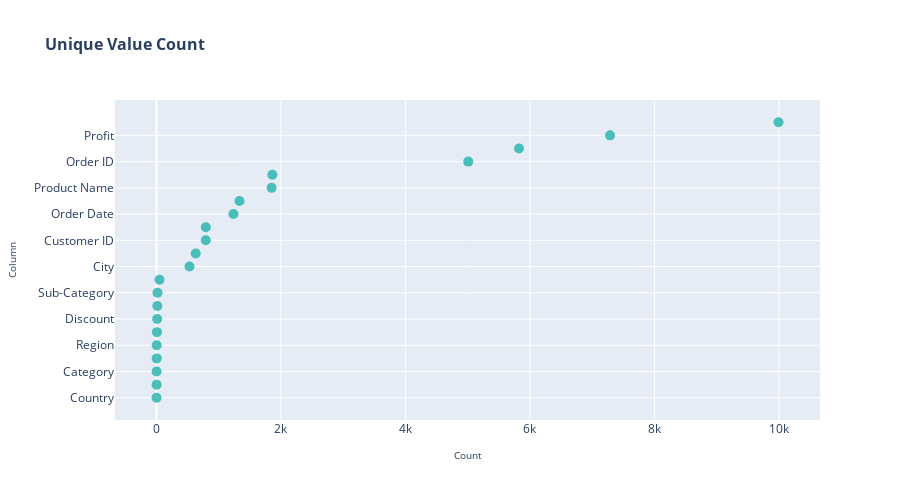

Source (notebook cell):
### Code cell
cols = ['Row ID', 'Order ID', 'Order Date', 'Ship Date','Customer ID', 'Customer Name','City',
       'Postal Code', 'Product ID','Product Name']
df_ = pd.DataFrame({'column': df.columns, 'n_unique': [df[col].nunique() for col in df.columns]}).sort_values(by='n_unique', ascending= True)

fig = px.scatter(
    df_,
    x='n_unique',
    y='column',
    orientation='h',
    title='Unique Value Count',
)

fig.update_traces(
    marker=dict(
        size=10,
        color='LightSeaGreen',
        opacity=0.8
    )
)

fig.update_layout(
    xaxis_title='Count',
    yaxis_title='Column',
    title_font=dict(size=16, weight='bold'),
    height=500,
    
    showlegend=False
)

fig.update_xaxes(
    title_font=dict(size=10),
    tickfont=dict(size=12)
)

fig.update_yaxes(
    title_font=dict(size=10),
    tickfont=dict(size=12)
)


fig.show()

### Figure 1 — Plotly figure (JSON) as saved in the notebook; plotly's stock layout.template omitted (floating-point values rounded to 4 significant figures)
{"data": [{"hovertemplate": "n_unique=%{x}<br>column=%{y}<extra></extra>", "legendgroup": "", "marker": {"color": "LightSeaGreen", "opacity": 0.8, "size": 10, "symbol": "circle"}, "mode": "markers", "name": "", "orientation": "h", "showlegend": false, "type": "scatter", "x": [1, 3, 3, 4, 4, 8, 12, 14, 17, 49, 531, 631, 793, 793, 1237, 1334, 1850, 1862, 5009, 5825, 7287, 9994], "xaxis": "x", "y": ["Country", "Segment", "Category", "Ship Mode", "Region", "Ship Days", "Discount", "Quantity", "Sub-Category", "State", "City", "Postal Code", "Customer ID", "Customer Name", "Order Date", "Ship Date", "Product Name", "Product ID", "Order ID", "Sales", "Profit", "Row ID"], "yaxis": "y"}], "layout": {"height": 500, "legend": {"tracegroupgap": 0}, "showlegend": false, "title": {"font": {"size": 16, "weight": "bold"}, "text": "Unique Value Count"}, "xaxis": {"anchor": "y", "domain": [0, 1], "tickfont": {"size": 12}, "title": {"font": {"size": 10}, "text": "Count"}}, "yaxis": {"anchor": "x", "domain": [0, 1], "tickfont": {"size": 12}, "title": {"font": {"size": 10}, "text": "Column"}}}}
